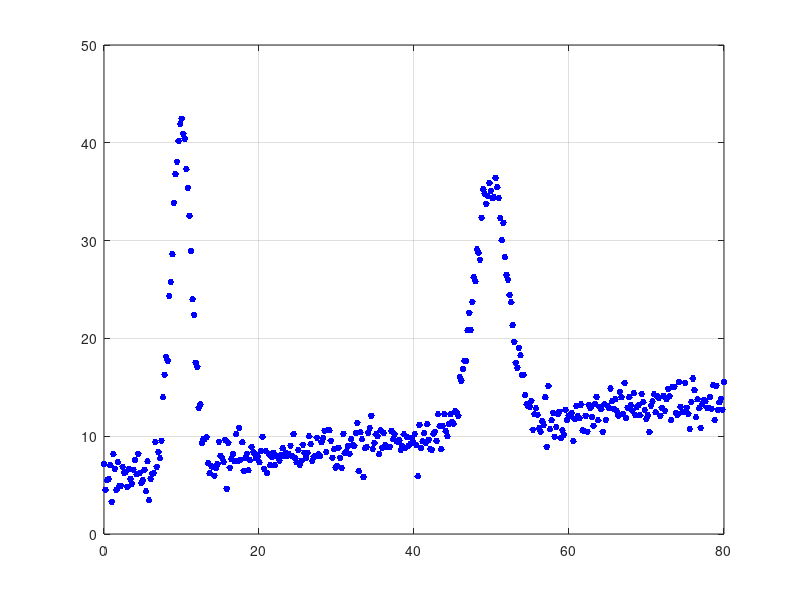

MATLAB code to generate this figure: (Note: this script raises an error after producing the figure.)
% Uses fitnlm() to fit a non-linear model (sum of two gaussians on a ramp) through noisy data.
% Requires the Statistics and Machine Learning Toolbox, which is where fitnlm() is contained.
% Initialization steps.
clc;    % Clear the command window.
close all;  % Close all figures (except those of imtool.)
clear;  % Erase all existing variables. Or clearvars if you want.
workspace;  % Make sure the workspace panel is showing.
format long g;
format compact;
fontSize = 20;

% Create the X coordinates from 0 to 20 every 0.5 units.
X = linspace(0, 80, 400);
mu1 = 10; % Mean, center of Gaussian.
sigma1 = 3; % Standard deviation.
mu2 = 50; % Mean, center of Gaussian.
sigma2 = 9; % Standard deviation.

% Define function that the X values obey.
a = 6 % Arbitrary sample values I picked.
b = 35
c = 25
m = 0.1
Y = a + m * X + b * exp(-(X - mu1) .^ 2 / sigma1)+ c * exp(-(X - mu2) .^ 2 / sigma2); % Get a vector.  No noise in this Y yet.

% Add noise to Y.
Y = Y + 1.2 * randn(1, length(Y));
% Now we have noisy training data that we can send to fitnlm().
% Plot the noisy initial data.
plot(X, Y, 'b.', 'LineWidth', 2, 'MarkerSize', 15);
grid on;

% Convert X and Y into a table, which is the form fitnlm() likes the input data to be in.
tbl = table(X', Y');
% Define the model as Y = a + b*x + c*exp(-(x-d)^2/e) + d * exp(-(x-f)^2/g)
% Note how this "x" of modelfun is related to big X and big Y.
% x(:, 1) is actually X and x(:, 2) is actually Y - the first and second columns of the table.
modelfun = @(b,x) b(1) + b(2) * x(:, 1) + b(3) * exp(-(x(:, 1) - b(4)).^2/b(5)) + b(6) * exp(-(x(:, 1) - b(7)).^2/b(8));  
beta0 = [6, 0.1, 35, 10, 3, 25, 50, 9]; % Guess values to start with.  Just make your best guess.
% Now the next line is where the actual model computation is done.
mdl = fitnlm(tbl, modelfun, beta0);
% Now the model creation is done and the coefficients have been determined.
% YAY!!!!

% Extract the coefficient values from the the model object.
% The actual coefficients are in the "Estimate" column of the "Coefficients" table that's part of the mode.
coefficients = mdl.Coefficients{:, 'Estimate'}

% Let's do a fit, but let's get more points on the fit, beyond just the widely spaced training points,
% so that we'll get a much smoother curve.
X = linspace(min(X), max(X), 1920); % Let's use 1920 points, which will fit across an HDTV screen about one sample per pixel.

% Create smoothed/regressed data using the model:
yFitted = coefficients(1) + coefficients(2) * X + coefficients(3) * exp(-(X - coefficients(4)).^2 / coefficients(5)) + ...
	coefficients(6) * exp(-(X - coefficients(7)).^2 / coefficients(8));
% Now we're done and we can plot the smooth model as a red line going through the noisy blue markers.
hold on;
plot(X, yFitted, 'r-', 'LineWidth', 2);
grid on;
title('Exponential Regression with fitnlm()', 'FontSize', fontSize);
xlabel('X', 'FontSize', fontSize);
ylabel('Y', 'FontSize', fontSize);
legendHandle = legend('Noisy Y', 'Fitted Y', 'Location', 'northeast');
legendHandle.FontSize = 25;

% Set up figure properties:
% Enlarge figure to full screen.
set(gcf, 'Units', 'Normalized', 'OuterPosition', [0 0 1 1]);
% Get rid of tool bar and pulldown menus that are along top of figure.
% set(gcf, 'Toolbar', 'none', 'Menu', 'none');
% Give a name to the title bar.
set(gcf, 'Name', 'Demo by ImageAnalyst', 'NumberTitle', 'Off') 


